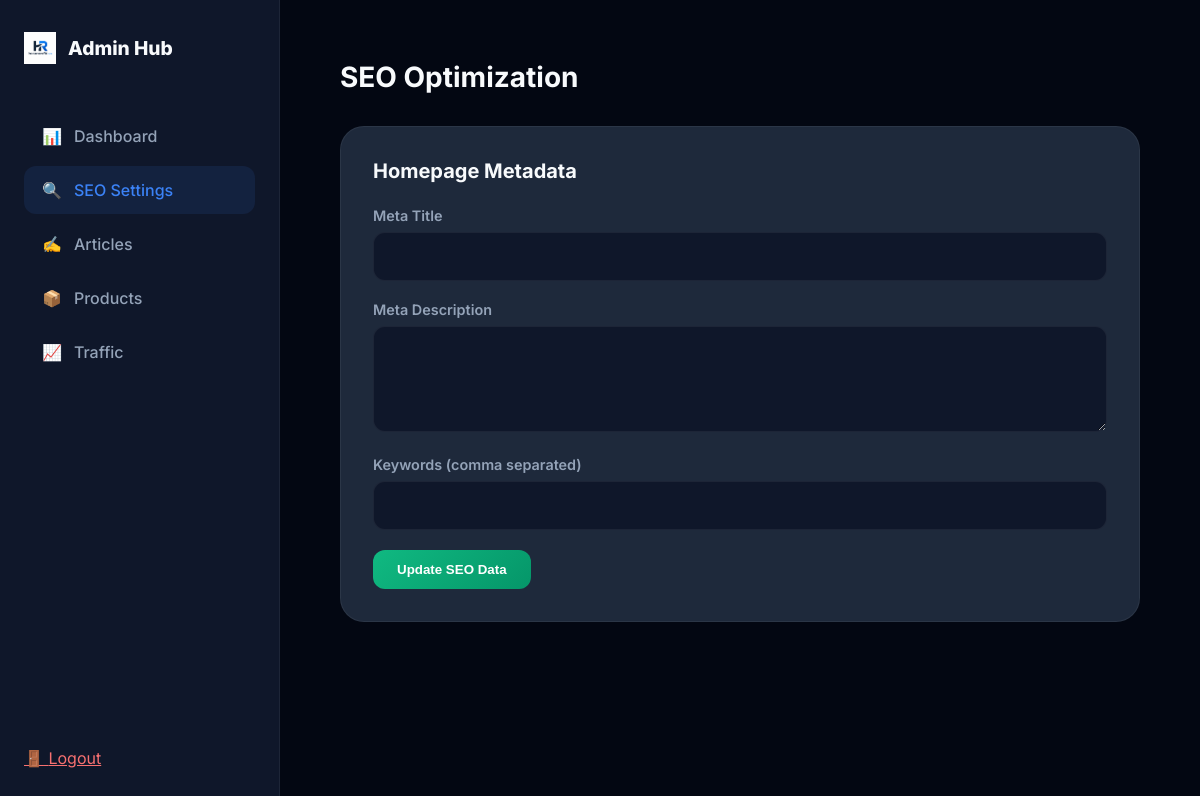
The app's page /admin?tab=seo (signed in), older data.
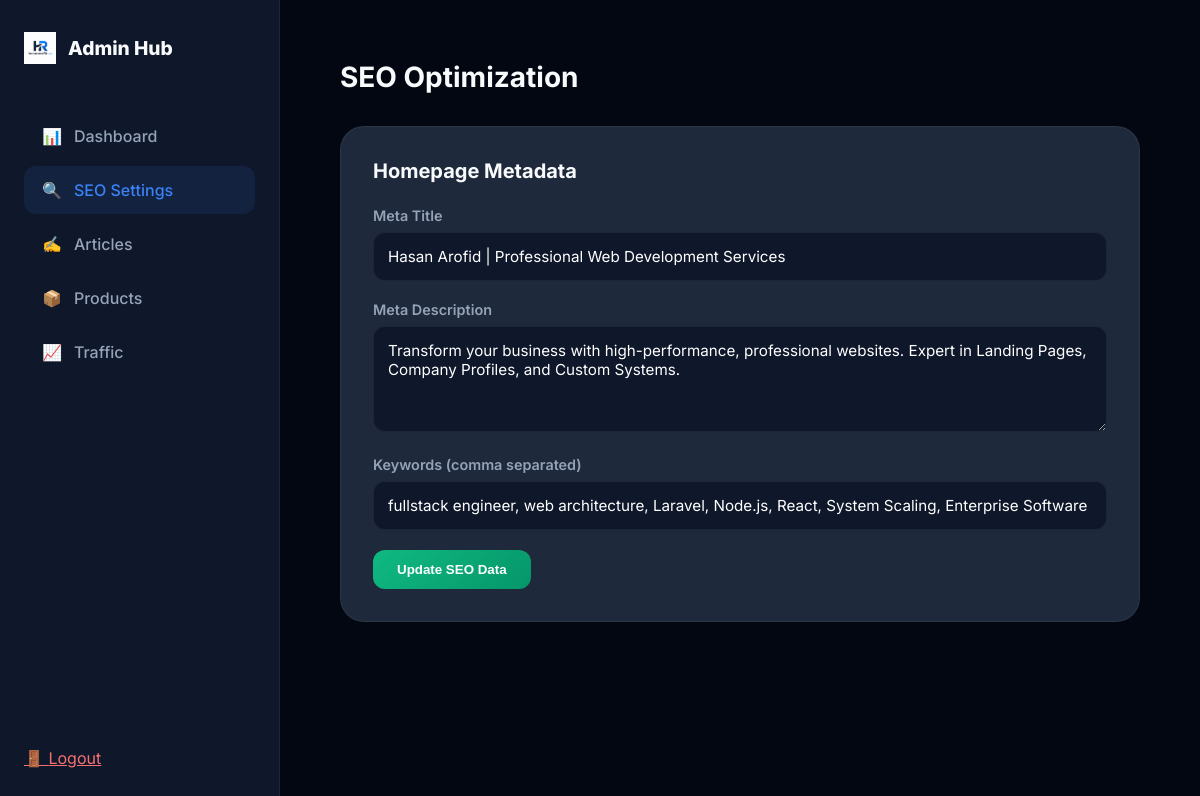
The same page, newer data.
### tables this page shows
CREATE TABLE seo_settings (id INTEGER PRIMARY KEY, page_name TEXT UNIQUE, title TEXT, description TEXT, keywords TEXT);

### admin.php (the view, shortened to what this page needs)
<?php
$dbFile = __DIR__ . '/stats.db';
    ?>
    <?php
try {
    $db = new PDO('sqlite:' . $dbFile);
    $db->setAttribute(PDO::ATTR_ERRMODE, PDO::ERRMODE_EXCEPTION);
} catch (PDOException $e) {
    die("Database connection failed.");
}
$tab = $_GET['tab'] ?? 'dashboard';
$seo = $db->query("SELECT * FROM seo_settings WHERE page_name = 'homepage'")->fetch(PDO::FETCH_ASSOC);
$articles = $db->query("SELECT * FROM articles ORDER BY created_at DESC")->fetchAll(PDO::FETCH_ASSOC);
$totalVisits = $db->query("SELECT COUNT(*) FROM visits")->fetchColumn();
$todayVisits = $db->query("SELECT COUNT(*) FROM visits WHERE date(created_at) = date('now')")->fetchColumn();
$recentVisits = $db->query("SELECT * FROM visits ORDER BY created_at DESC LIMIT 10")->fetchAll(PDO::FETCH_ASSOC);
?>
<!DOCTYPE html>
<html lang="id">
<head>
    <link href="https://cdn.quilljs.com/1.3.6/quill.snow.css" rel="stylesheet">
</head>
<body>
    <div class="admin-layout">
        <aside id="sidebar">
            <div class="logo">
                <img src="images/logohasanarofid.png" alt="Logo">
                <span>Admin Hub</span>
            </div>
            <nav>
                <a href="admin?tab=dashboard" class="<?= $tab == 'dashboard' ? 'active' : '' ?>">
                    <span>📊</span> <span>Dashboard</span>
                </a>
                <a href="admin?tab=seo" class="<?= $tab == 'seo' ? 'active' : '' ?>">
                    <span>🔍</span> <span>SEO Settings</span>
                </a>
                <a href="admin?tab=articles" class="<?= $tab == 'articles' ? 'active' : '' ?>">
                    <span>✍️</span> <span>Articles</span>
                </a>
                <a href="form" target="_blank">
                    <span>📦</span> <span>Products</span>
                </a>
                <a href="trafik" target="_blank">
                    <span>📈</span> <span>Traffic</span>
                </a>
            </nav>
            <a href="?logout=1" class="nav-link logout">
                <span>🚪</span> <span>Logout</span>
            </a>
        </aside>
        <main>
            <?php if ($tab == 'dashboard'): ?>
                <header>
                    <h1>Dashboard Overview</h1>
                </header>
                <div class="stats-grid">
                    <div class="stat-card">
                        <h3>Total Visits</h3>
                        <p><?= number_format($totalVisits) ?></p>
                    </div>
                    <div class="stat-card">
                        <h3>Visits Today</h3>
                        <p><?= number_format($todayVisits) ?></p>
                    </div>
                    <div class="stat-card">
                        <h3>Total Articles</h3>
                        <p><?= count($articles) ?></p>
                    </div>
                </div>
                <div class="card">
                    <div class="card-header">
                        <h2>Recent Traffic</h2>
                    </div>
                    <table>
                        <thead>
                            <tr>
                                <th>Date</th>
                                <th>IP Address</th>
                                <th>Country</th>
                                <th>Device</th>
                            </tr>
                        </thead>
                        <tbody>
                            <?php foreach ($recentVisits as $v): ?>
                            <tr>
                                <td><?= date('d M, H:i', strtotime($v['created_at'])) ?></td>
                                <td><code><?= substr($v['ip_hash'], 0, 8) ?>...</code></td>
                                <td><?= htmlspecialchars($v['country']) ?></td>
                                <td><span class="badge badge-blue"><?= $v['device_type'] ?></span></td>
                            </tr>
                            <?php endforeach; ?>
                        </tbody>
                    </table>
                </div>
            <?php elseif ($tab == 'seo'): ?>
                <header>
                    <h1>SEO Optimization</h1>
                </header>
                <div class="card">
                    <div class="card-header">
                        <h2>Homepage Metadata</h2>
                    </div>
                    <form method="POST">
                        <div class="form-group">
                            <label>Meta Title</label>
                            <input type="text" name="title" value="<?= htmlspecialchars($seo['title']) ?>" required>
                        </div>
                        <div class="form-group">
                            <label>Meta Description</label>
                            <textarea name="description" rows="4" required><?= htmlspecialchars($seo['description']) ?></textarea>
                        </div>
                        <div class="form-group">
                            <label>Keywords (comma separated)</label>
                            <input type="text" name="keywords" value="<?= htmlspecialchars($seo['keywords']) ?>">
                        </div>
                        <button type="submit" name="update_seo" class="btn btn-success">Update SEO Data</button>
                    </form>
                </div>
            <?php endif; ?>
        </main>
    </div>
</body>
</html>

### admin.php (style rules this page uses)
:root { --bg: #030712; --sidebar: #0f172a; --surface: #1e293b; --border: rgba(255,255,255,0.06); --text: #f8fafc; --text-muted: #94a3b8; --accent: #3b82f6; }
* { box-sizing: border-box; }
body { margin: 0; font-family: 'Inter', sans-serif; background: var(--bg); color: var(--text); min-height: 100vh; overflow-x: hidden; }
.admin-layout { display: flex; min-height: 100vh; }
aside { width: 280px; background: var(--sidebar); border-right: 1px solid var(--border); display: flex; flex-direction: column; padding: 32px 24px; position: fixed; height: 100vh; z-index: 1000; transition: transform 0.3s cubic-bezier(0.4, 0, 0.2, 1); }
.logo { font-weight: 800; font-size: 1.2rem; margin-bottom: 48px; display: flex; align-items: center; gap: 12px; }
.logo img { height: 32px; }
nav { flex-grow: 1; }
nav a { display: flex; align-items: center; gap: 12px; padding: 14px 18px; color: var(--text-muted); text-decoration: none; border-radius: 12px; transition: 0.3s; margin-bottom: 6px; font-weight: 500; }
nav a:hover, nav a.active { background: rgba(59, 130, 246, 0.1); color: var(--accent); }
.logout { margin-top: auto; color: #f87171; }
main { flex-grow: 1; padding: 60px; margin-left: 280px; width: calc(100% - 280px); transition: 0.3s; }
header { display: flex; justify-content: space-between; align-items: center; margin-bottom: 32px; }
h1 { margin: 0; font-size: 1.75rem; }
.card { background: var(--surface); padding: 32px; border-radius: 24px; border: 1px solid var(--border); margin-bottom: 32px; overflow-x: auto; }
.card-header { display: flex; justify-content: space-between; align-items: center; margin-bottom: 24px; }
.card-header h2 { margin: 0; font-size: 1.25rem; }
.form-group { margin-bottom: 20px; }
label { display: block; margin-bottom: 8px; font-weight: 600; color: var(--text-muted); font-size: 0.9rem; }
input, textarea, select { width: 100%; padding: 14px; border-radius: 12px; border: 1px solid var(--border); background: #0f172a; color: white; font-family: inherit; box-sizing: border-box; font-size: 0.95rem; }
.btn { padding: 12px 24px; border-radius: 12px; border: none; background: var(--accent); color: white; font-weight: 700; cursor: pointer; transition: 0.3s; display: inline-flex; align-items: center; gap: 8px; text-decoration: none; }
.btn-success { background: linear-gradient(135deg, #10b981, #059669); }

Row changes from the older to the newer data that the page shows:
added seo_settings: title "Hasan Arofid | Professional Web Development Services", description "Transform your business with high-performance, professional websites. Expert in Landing Pages, Company Profiles, and Custom Systems.", keywords "fullstack engineer, web architecture, Laravel, Node.js, React, System Scaling, Enterprise Software"
